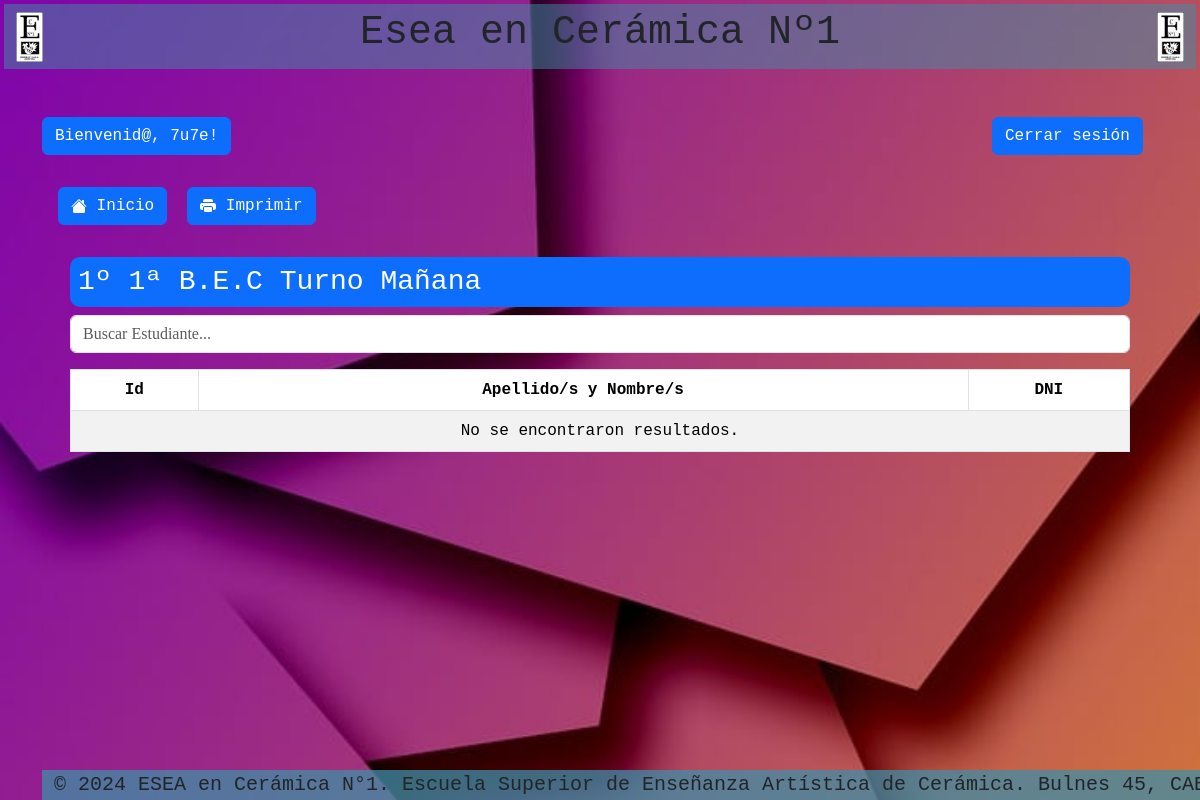
Page /est_11.php (signed in) on the earlier database version.
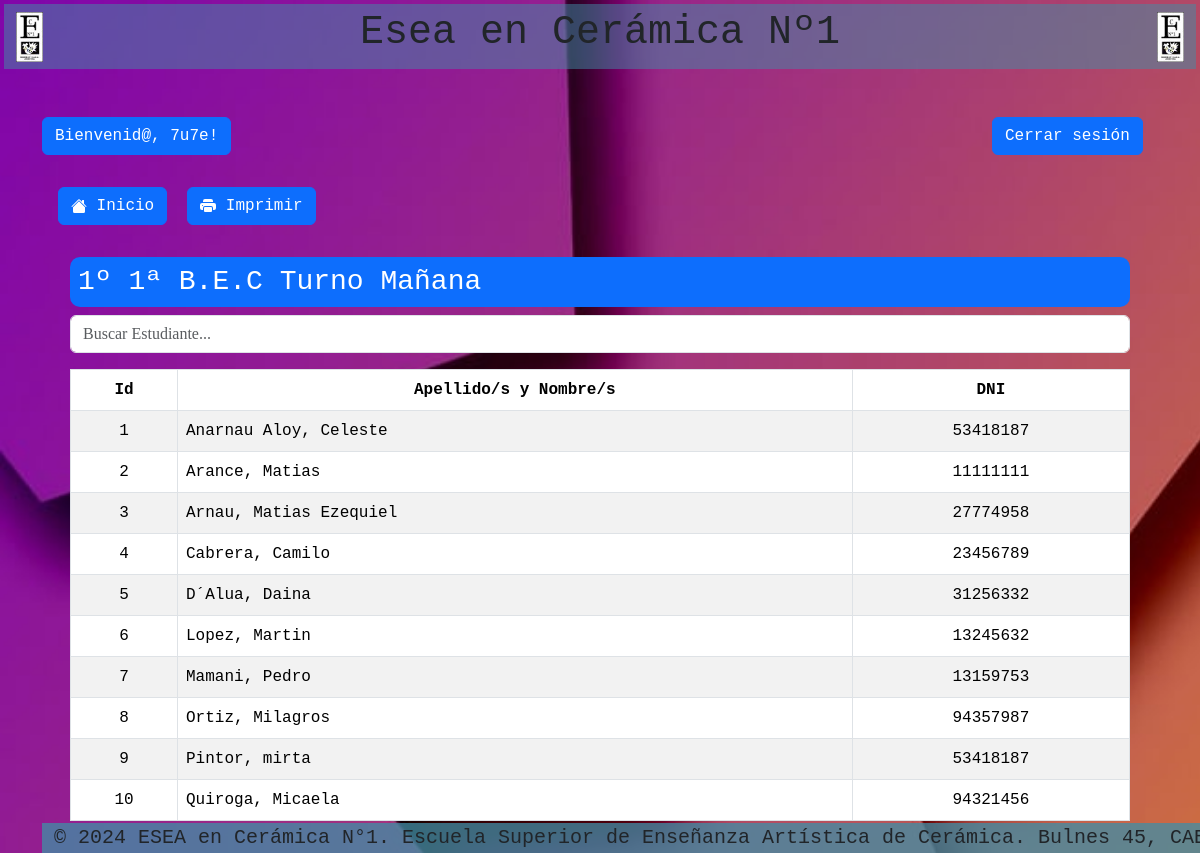
Same page on the later database version.
### tables this page shows
CREATE TABLE IF NOT EXISTS `inscripciones` (
  `id_inscripcion` int NOT NULL AUTO_INCREMENT,
  `estudiante` int NOT NULL,
  `curso` int NOT NULL,
  `cicloLectivo` int NOT NULL,
  PRIMARY KEY (`id_inscripcion`),
  KEY `id_Curso` (`curso`),
  KEY `rel_cl` (`cicloLectivo`),
  KEY `rel_est` (`estudiante`)
);

CREATE TABLE IF NOT EXISTS `estudiantes` (
  `id_estudiante` int NOT NULL AUTO_INCREMENT,
  `apellidoNombre` varchar(100) NOT NULL,
  `dni` varchar(20) DEFAULT NULL,
  PRIMARY KEY (`id_estudiante`)
);

### est_11.php (the view, shortened to what this page needs)
<!DOCTYPE html>
<html>
<head>
    <link href="https://cdn.jsdelivr.net/npm/bootstrap@5.3.3/dist/css/bootstrap.min.css" rel="stylesheet">
    <link rel="stylesheet" href="css/style.css">
</head>
<body>
    <nav class="navbar m-1 p-1" style="background-color: rgba(64, 142, 165, 0.5);">
        <img
            src="img/LOGO-ESEACERAMICA1-ALTA-40x73.jpg"
            alt="logo"
            class="logoCera ms-2 " />
        <h1 class=" font-family: Courier New, Courier, monospace; font-size: 40px; color: rgb(5, 13, 27); ">Esea en Cerámica Nº1</h1>
        <img src="img/LOGO-ESEACERAMICA1-ALTA-40x73.jpg" alt="logo" class="logoCera me-2 " />
    </nav>
    <div class="container mt-5">
        <div class="row">
            <div class="col-10">
                <h3 class="btn btn-primary" style="font-family: 'Courier New', Courier, monospace; color: white;">Bienvenid@, <?php echo htmlspecialchars($_SESSION['username']); ?>!</h3>
            </div>
            <div class="col-2"><a href="logout.php" class="btn btn-primary" style="font-family: 'Courier New', Courier, monospace; color: white;">Cerrar sesión</a>
            </div>
        </div>
    </div>
    <body>
        <?php
        include("coneccion.php");
        $sql = "SELECT
                    inscripciones.id_inscripcion,
                    estudiantes.apellidoNombre AS estudiante,
                    estudiantes.dni,
                    inscripciones.curso,
                    inscripciones.cicloLectivo
                FROM
                    inscripciones
                JOIN
                    estudiantes ON inscripciones.estudiante = estudiantes.id_estudiante
                WHERE
                    inscripciones.curso = 1 AND inscripciones.cicloLectivo = 1
                ORDER BY
                    estudiante ASC;";
        $result = mysqli_query($conn, $sql);
        $orden = 1;
        ?>
        <div class="container">
            <a href="inicio.php" class="btn btn-primary ms-3 mb-3 " style="font-family: 'Courier New', Courier, monospace; font-weight: normal;">
                 Inicio
            </a>
            <button class="btn btn-primary ms-3 mb-3 " style="font-family: 'Courier New', Courier, monospace; font-weight: normal;" onclick="window.print()">
                 Imprimir</button>
            <div class="container p-2">
                <div class="row m-2">
                    <div class="col-12  mt-5)">
                        <h3 class="bg-primary p-2"
                            style="font-family: 'Courier New', Courier, monospace; color: white; border-radius: 10px;">
                            1º 1ª B.E.C Turno Mañana
                        </h3>
                        <div class="mb-3">
                            <input type="text" class="form-control" id="searchInput" placeholder="Buscar Estudiante...">
                        </div>
                        <table class="table table-striped table-bordered table-hover table-responsive" style="max-height: 300px; overflow-y: auto;">
                            <thead class="thead-dark text-center bg-info" style="font-family: 'Courier New', Courier, monospace; color: white;">
                                <tr>
                                    <th scope="col">Id</th>
                                    <th scope="col">Apellido/s y Nombre/s</th>
                                    <th scope="col">DNI</th>
                                </tr>
                            </thead>
                            <tbody class="text-center" style="font-family:'Courier New',Courier, monospace">
                                <?php
                                if (mysqli_num_rows($result) > 0) {
                                    while ($row = mysqli_fetch_assoc($result)) {
                                        echo "<tr>";
                                        echo "<td>" . $orden++ . "</td>";
                                        echo "<td class='text-start'>" . htmlspecialchars($row['estudiante']) . "</td>";
                                        echo "<td>" . htmlspecialchars($row['dni']) . "</td>";
                                        echo "</tr>";
                                    }
                                } else {
                                    echo "<tr><td colspan='4'>No se encontraron resultados.</td></tr>";
                                }
                                ?>
                            </tbody>
                        </table>
                    </div>
                </div>
            </div>
    </body>
    <footer>
        <footer>© 2024 ESEA en Cerámica N°1. Escuela Superior de Enseñanza Artística de Cerámica. Bulnes 45, CABA.</footer>
    </footer>

### Coneccion.php (shortened to what this page needs)
<?php
echo "" . "<br>";
?>

### css/style.css (style rules this page uses)
body, html { width: 100%; margin: 0px; padding: 0px; height: 100vh; background-image: url(../img/fondo3.jpg); background-repeat: no-repeat; background-size: cover; background-attachment: fixed; }
nav { background-color: rgba(64, 142, 165, 0.5); text-align: center; font-family: "Courier New", Courier, monospace; font-size: 35px; height: 65px; }
.logoCera { height: 50px; }
body { font-family: fantasy; background-color: whitesmoke; height: auto; }
footer { margin-top: auto; width: 100%; text-align: center; text-justify: center; font-family: "Courier New", Courier, monospace; font-size: 20px; background-color: rgba(64, 142, 165, 0.5); padding: 10px 0; position: fixed; bottom: 0; display: flex; align-items: center; justify-content: center; height: 30px; }

Differences in the rows shown:
now on this page (row edited): inscripciones: estudiante.apellidoNombre "Anarnau Aloy, Celeste", estudiante.dni "53418187"
added inscripciones: estudiante.apellidoNombre "Arance, Matias", estudiante.dni "11111111"
now on this page (row edited): inscripciones: estudiante.apellidoNombre "Arnau, Matias Ezequiel", estudiante.dni "27774958"
added inscripciones: estudiante.apellidoNombre "Cabrera, Camilo", estudiante.dni "23456789"
added inscripciones: estudiante.apellidoNombre "D´Alua, Daina", estudiante.dni "31256332"
added inscripciones: estudiante.apellidoNombre "Lopez, Martin", estudiante.dni "13245632"
added inscripciones: estudiante.apellidoNombre "Mamani, Pedro", estudiante.dni "13159753"
added inscripciones: estudiante.apellidoNombre "Ortiz, Milagros", estudiante.dni "94357987"
added inscripciones: estudiante.apellidoNombre "Pintor, mirta", estudiante.dni "53418187"
added inscripciones: estudiante.apellidoNombre "Quiroga, Micaela", estudiante.dni "94321456"
Other differences:
text no longer shown: "No se encontraron resultados."
